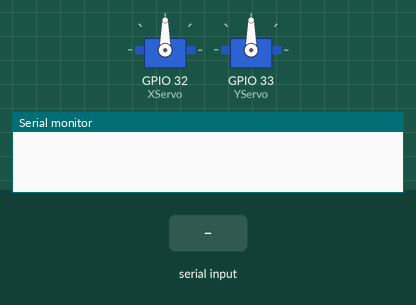
This sketch was run on a simulated ESP32. Parts: 2 × servo, the last lines printed to the serial monitor. The inputs (shaded band) are chosen by the test bench.

Above: at 1.2 s.
1.3 s: "," received over Serial
At 2.4 s:
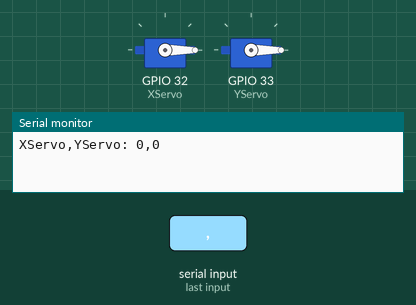
2.8 s: "90,45\n" received over Serial
At 3.7 s:
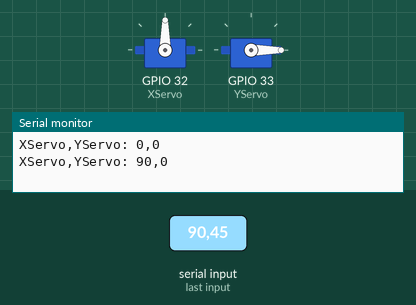
4.3 s: "30,150\n" received over Serial
At 4.9 s:
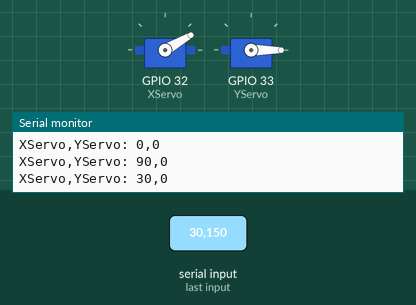
5.8 s: "1,90,45\n" received over Serial
At 6.2 s:
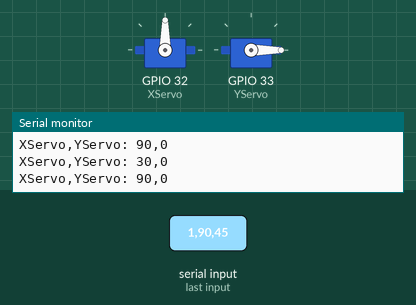
Timing chart, 0 to 8.3 s (numbered marks = the images above; inputs shaded):
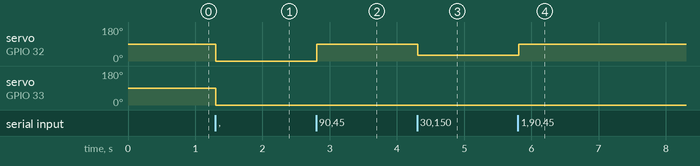

Measured:
- after the input at 1.3 s, servo on GPIO 32 (XServo), servo on GPIO 33 (YServo): 90° → 0° at once
- after the input at 2.8 s, servo on GPIO 32 (XServo): 0° → 90° at once
- after the input at 4.3 s, servo on GPIO 32 (XServo): 90° → 30° at once
- after the input at 5.8 s, servo on GPIO 32 (XServo): 30° → 90° at once

The sketch:

PID_Servo.ino
```cpp
#include <Servo.h>

Servo XServo;
Servo YServo;

int XAngle,YAngle;

String Input,XInput,YInput;

char InputChar;

void setup() {
  Serial.begin(115200);
  Serial.setTimeout(10);

  XServo.attach(32);
  YServo.attach(33);
}

void loop() {
  Input = "";
  if (Serial.available()){
    while (Serial.available()){
      InputChar = Serial.read();
      //Serial.println(InputChar);

      if (InputChar == ','){
        XInput = Input;
        Input = "";
      }
      else if (InputChar == '.'){
        YInput = Input;
        Input = "";
      }
      else{
        Input = Input + InputChar;
        //Serial.println(Input);
      }
    }
    XAngle = XInput.toInt();
    YAngle = YInput.toInt();

    XServo.write(XAngle);
    YServo.write(YAngle);

    Serial.print("XServo,YServo: ");
    Serial.print(XAngle);
    Serial.print(",");
    Serial.println(YAngle);
  }
delay(100);
}
```
